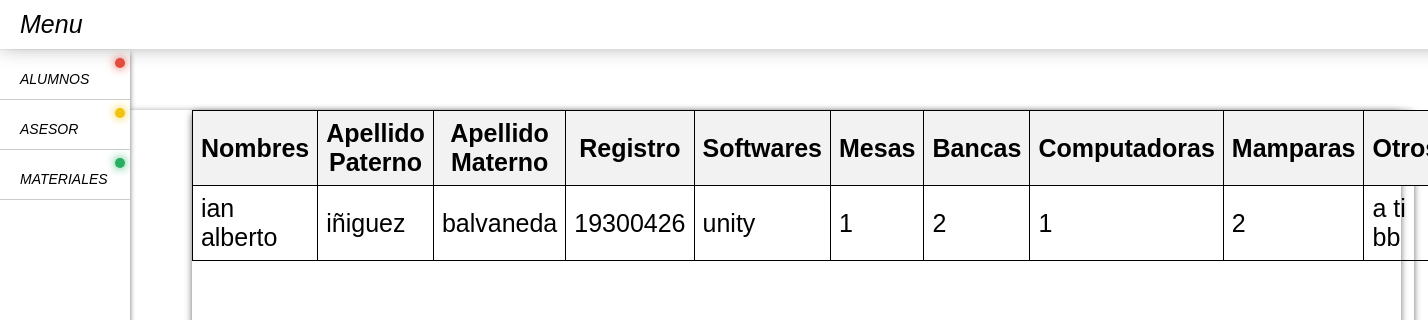
Screenshot of /vermateriales.php with the database file from the repository.
### tables this page shows
CREATE TABLE `materiales` (
  `id` int(11) DEFAULT NULL,
  `nombres` varchar(255) DEFAULT NULL,
  `apellidop` varchar(255) DEFAULT NULL,
  `apellidom` varchar(255) DEFAULT NULL,
  `grupo` varchar(255) DEFAULT NULL,
  `softwares` varchar(255) DEFAULT NULL,
  `mesas` int(11) DEFAULT NULL,
  `sillas` int(11) DEFAULT NULL,
  `mamparas` int(11) DEFAULT NULL,
  `computadoras` int(11) DEFAULT NULL,
  `otrosmateriales` text DEFAULT NULL
);

### vermateriales.php (the view, shortened to what this page needs)
<!DOCTYPE html>
<html>
<head>
   <link rel="stylesheet" href="css/estiloadmin.css">
</head>
<body>
<header>
  <span class="menu"><i class="material-icons">Menu</i></span>
</header>
<section class="main">
  <aside class="keep">
    <ul>
      <li>
        <a href="">
          <span><i class="material-icons">Alumnos</i></span>
          <span class="notif red">1</span>
        </a>
      </li>
      <li>
        <a href="/">
          <span><i class="material-icons">Asesor</i></span>
          <span class="notif yellow">2</span>
        </a>
      </li>
      <li>
        <a href="/">
          <span><i class="material-icons">Materiales</i></span>
          <span class="notif green">3</span>
        </a>
      </li>
    </ul>
  </aside>
  <article>
    <article>
    <table>
    <tr>
        <th>Nombres</th>
        <th>Apellido Paterno</th>
        <th>Apellido Materno</th>
        <th>Registro</th>
        <th>Softwares</th>
        <th>Mesas</th>
        <th>Bancas</th>
        <th>Computadoras</th>
        <th>Mamparas</th>
        <th>Otros</th>
    </tr>
    <?php
    $conexion = mysqli_connect("localhost", "root", "");
    mysqli_select_db($conexion, "cetipt");
    $ResultadoMateriales = mysqli_query($conexion, "SELECT * FROM `materiales`");
    while ($fila = mysqli_fetch_assoc($ResultadoMateriales)) {
        echo "<tr>";
        echo "<td>{$fila['nombres']}</td>";
        echo "<td>{$fila['apellidop']}</td>";
        echo "<td>{$fila['apellidom']}</td>";
        echo "<td>{$fila['id']}</td>";
        echo "<td>{$fila['softwares']}</td>";
        echo "<td>{$fila['mesas']}</td>";
        echo "<td>{$fila['sillas']}</td>";
        echo "<td>{$fila['mamparas']}</td>";
        echo "<td>{$fila['computadoras']}</td>";
        echo "<td>{$fila['otrosmateriales']}</td>";
        echo "</tr>";
    }
    ?>
</table>
</article>
  </article>
</section>
</body>
</html>

### css/estiloadmin.css (style rules this page uses)
* { margin:0px; padding:0px; }
body { font-family: 'Signika', sans-serif; font-size:25px; }
table { border-collapse: collapse; width: 100%; }
table, th, td { border: 1px solid black; }
th, td { padding: 8px; }
th { background-color: #f2f2f2; }
header { background: #fff; padding: 10px 20px; box-shadow: 0px -8px 25px #6d6d6d; position: fixed; top: 0; left: 0; width: 100%; z-index: 991; }
.menu { display:inline-block; cursor: pointer; }
.main { position: relative; top: 50px; padding-top: 60px; }
aside { width: 130px; background: #fff; padding: 0px 0px 10px 0px; position: absolute; left: 0; top: 0px; height: 100%; box-shadow: 0px 3px 5px #6d6d6d; overflow: hidden; z-index: 99; }
aside ul { list-style: none; width: 100%; }
aside ul li { border-bottom: 1px solid #ccc; padding: 10px 20px; position: relative; }
aside ul li a { font-size: 14px; color: #4a4a4a; text-decoration: none; text-transform:uppercase; white-space: nowrap; display: inline-block; }
aside ul li a span { display: inline-block; vertical-align: middle; color: #000000; width: 38px; }
article { background-size: ; width: 92%; height: 100vh; margin-left: 7%; border-radius: 5px; box-shadow: 0px 2px 7px #6d6d6d; }
aside ul li a span.notif { position: absolute; top: 8px; text-align: center; width: 30px; height: 30px; right: 10px; background: #343436; line-height: 31px; border-radius: 100%; color: #fff; }
.red { background: #e74c3c !important; box-shadow: 0px 0px 10px #e74c3c; }
.yellow { background: #f1c40f !important; box-shadow: 0px 0px 10px #f1c40f; }
.green { background: #27ae60 !important; box-shadow: 0px 0px 10px #27ae60; }
aside ul li a span.notif.green { width: 10px; height: 10px; color: transparent; right: 5px; transition: all 0.2s ease; }
aside ul li a span.notif.yellow { width: 10px; height: 10px; color: transparent; right: 5px; transition: all 0.2s ease; }
aside ul li a span.notif.red { width: 10px; height: 10px; color: transparent; right: 5px; transition: all 0.2s ease; }

### rows the page displays
materiales: nombres "ian alberto", apellidop "iñiguez", apellidom "balvaneda", id "19300426", softwares "unity", mesas "1", sillas "2", mamparas "1", computadoras "2", otrosmateriales "a ti bb"
